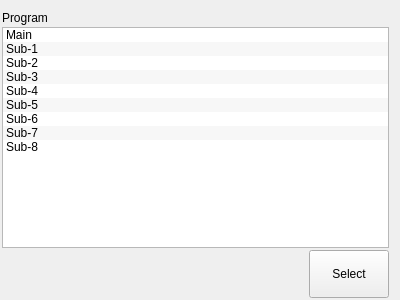
<?xml version="1.0" encoding="UTF-8"?>
<ui version="4.0">
 <class>ICProgramSelector</class>
 <widget class="QWidget" name="ICProgramSelector">
  <property name="geometry">
   <rect>
    <x>0</x>
    <y>0</y>
    <width>400</width>
    <height>300</height>
   </rect>
  </property>
  <property name="windowTitle">
   <string>Form</string>
  </property>
  <layout class="QVBoxLayout" name="verticalLayout">
   <property name="spacing">
    <number>2</number>
   </property>
   <property name="leftMargin">
    <number>2</number>
   </property>
   <property name="bottomMargin">
    <number>2</number>
   </property>
   <item>
    <widget class="QLabel" name="label">
     <property name="text">
      <string>Program</string>
     </property>
    </widget>
   </item>
   <item>
    <widget class="QListWidget" name="programList">
     <property name="alternatingRowColors">
      <bool>true</bool>
     </property>
     <property name="spacing">
      <number>3</number>
     </property>
     <item>
      <property name="text">
       <string>Main</string>
      </property>
     </item>
     <item>
      <property name="text">
       <string>Sub-1</string>
      </property>
     </item>
     <item>
      <property name="text">
       <string>Sub-2</string>
      </property>
     </item>
     <item>
      <property name="text">
       <string>Sub-3</string>
      </property>
     </item>
     <item>
      <property name="text">
       <string>Sub-4</string>
      </property>
     </item>
     <item>
      <property name="text">
       <string>Sub-5</string>
      </property>
     </item>
     <item>
      <property name="text">
       <string>Sub-6</string>
      </property>
     </item>
     <item>
      <property name="text">
       <string>Sub-7</string>
      </property>
     </item>
     <item>
      <property name="text">
       <string>Sub-8</string>
      </property>
     </item>
    </widget>
   </item>
   <item>
    <layout class="QHBoxLayout" name="horizontalLayout">
     <item>
      <spacer name="horizontalSpacer">
       <property name="orientation">
        <enum>Qt::Horizontal</enum>
       </property>
       <property name="sizeHint" stdset="0">
        <size>
         <width>40</width>
         <height>20</height>
        </size>
       </property>
      </spacer>
     </item>
     <item>
      <widget class="QPushButton" name="selectButton">
       <property name="minimumSize">
        <size>
         <width>80</width>
         <height>48</height>
        </size>
       </property>
       <property name="text">
        <string>Select</string>
       </property>
      </widget>
     </item>
    </layout>
   </item>
  </layout>
 </widget>
 <resources/>
 <connections/>
</ui>
